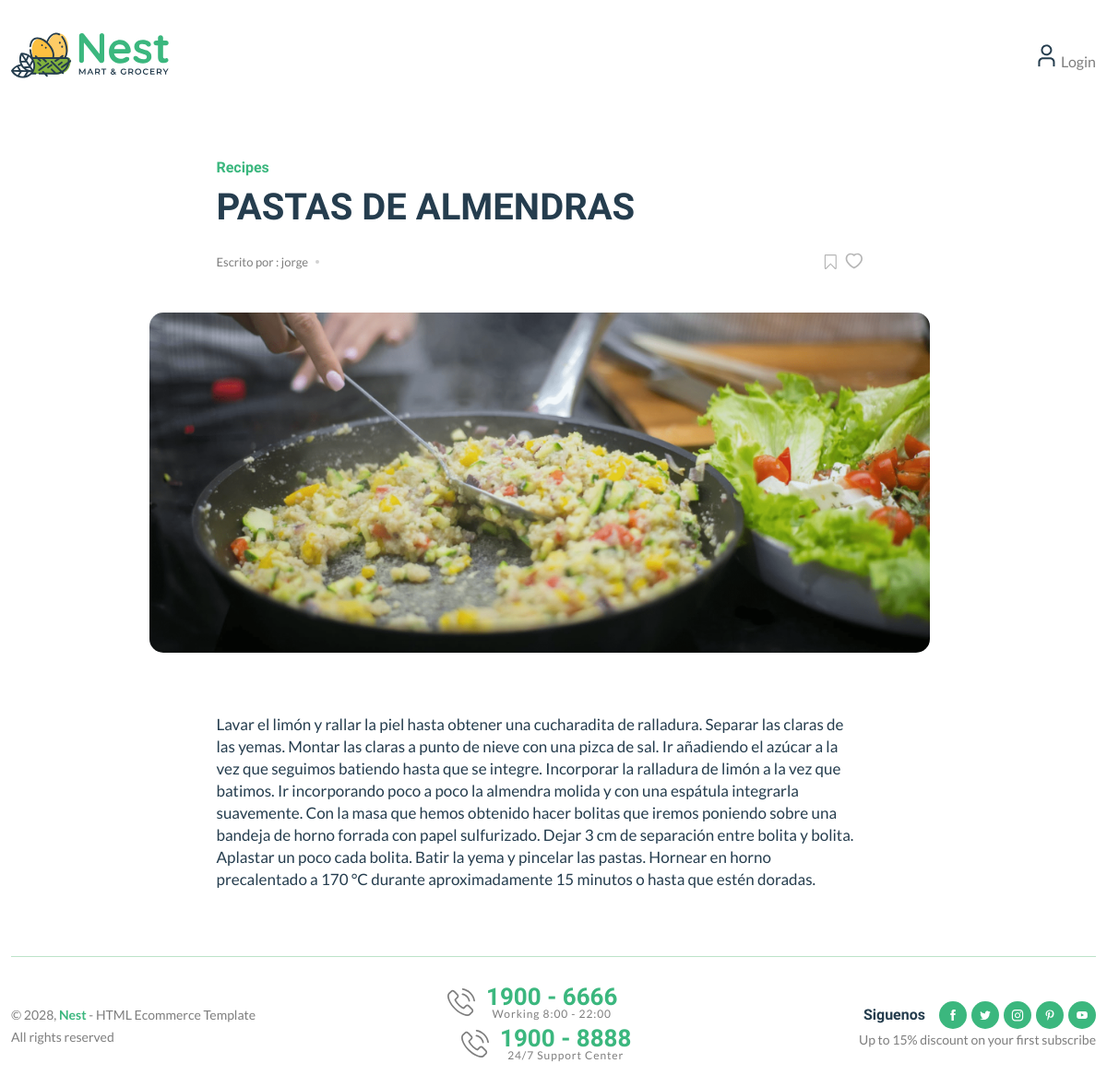
Screenshot of /blog/pastas-de-almendras with the database file from the repository.
### blogs/models.py (models this page shows, shortened)
class Blog(models.Model):
    title = models.CharField(max_length=100)
    slug = models.SlugField(max_length=150,unique=True, blank=True)
    category = models.ForeignKey(Categorias, on_delete=models.CASCADE)
    author = models.ForeignKey(User, on_delete=models.CASCADE)
    featured_image = models.ImageField(upload_to='uploads/%Y/%m/%d')
    short_description = models.TextField(max_length=500)
    blog_body = models.TextField(max_length=2000)
    status = models.TextField(max_length=20,choices=STATUS_CHOICES, default="Draft")
    is_featured = models.BooleanField(default=False)
    created_at = models.DateTimeField(auto_now_add=True)
    update_at = models.DateTimeField(auto_now=True)

### blogs/views.py (the view)
# urls.py: path('blog/<slug:slug>', BlogViews.blogs, name='blogs'),
def blogs(request, slug):
    single_blog = get_object_or_404(Blog, slug = slug)
    context = {
        'single_blog': single_blog
    }
    return render(request, 'blogs.html',context)

### blogs/context_processor.py (called while the page is built)
def get_categories(request):
    categories = Categorias.objects.all()
    return dict(categories=categories)

### templates/blogs.html (shortened to what this page needs)
{% extends 'base.html' %}
{% load static %}
{% block content%}
<main class="main">
    <div class="page-content mb-50">
        <div class="container">
            <div class="row">
                <div class="col-lg-9 m-auto">
                    <div class="single-page pt-50 pr-30">
                        <div class="single-header style-2">
                            <div class="row">
                                <div class="col-xl-10 col-lg-12 m-auto">
                                    <h6 class="mb-10"><a href="#">Recipes</a></h6>
                                    <h2 class="mb-10">{{ single_blog.title}}</h2>
                                    <div class="single-header-meta">
                                        <div class="entry-meta meta-1 font-xs mt-15 mb-15">
                                            <span class="post-by">Escrito por : {{ single_blog.author }}</span>
                                        </div>
                                        <div class="social-icons single-share">
                                            <ul class="text-grey-5 d-inline-block">
                                                <li class="mr-5"><a href="#"><img src="{% static 'assets/imgs/theme/icons/icon-bookmark.svg' %}" alt=""></a></li>
                                                <li><img src="{% static 'assets/imgs/theme/icons/icon-heart-2.svg' %}" alt=""></li>
                                            </ul>
                                        </div>
                                    </div>
                                </div>
                            </div>
                        </div>
                        <figure class="single-thumbnail">
                            <img src="{{ single_blog.featured_image.url }}"  alt="">
                        </figure>
                        <div class="single-content">
                            <div class="row">
                                <div class="col-xl-10 col-lg-12 m-auto">
                                    <p>{{ single_blog.blog_body }}</p>
                            </div>
                        </div>
                    </div>
                </div>
            </div>
        </div>
    </div>
    </div>
</main>
{% endblock %}

### rows the page displays
Blog: title "PASTAS DE ALMENDRAS", author "jorge", featured_image (picture), blog_body "Lavar el limón y rallar la piel hasta obtener una cucharadita de ralladura. Separar las claras de las yemas. Montar las claras a punto de nieve con una pizca de sal. Ir añadiendo el azúcar a la vez que seguimos batiendo hasta que se integre. Incorporar la ralladura de limón a la vez que batimos. Ir incorporando poco a poco la almendra molida y con una espátula integrarla suavemente. Con la masa que hemos obtenido hacer bolitas que iremos poniendo sobre una bandeja de horno forrada con papel sulfurizado. Dejar 3 cm de separación entre bolita y bolita. Aplastar un poco cada bolita. Batir la yema y pincelar las pastas. Hornear en horno precalentado a 170 °C durante aproximadamente 15 minutos o…"
